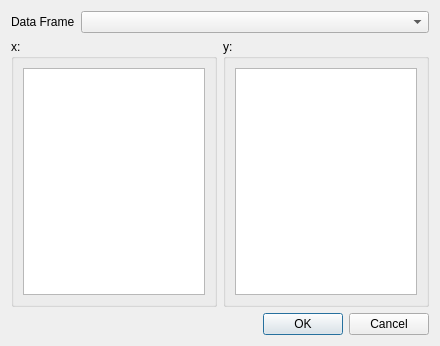
<?xml version="1.0" encoding="UTF-8"?>
<ui version="4.0">
 <class>DADialogDataframeToPointVector</class>
 <widget class="QDialog" name="DADialogDataframeToPointVector">
  <property name="geometry">
   <rect>
    <x>0</x>
    <y>0</y>
    <width>440</width>
    <height>346</height>
   </rect>
  </property>
  <property name="windowTitle">
   <string>Dialog</string>
  </property>
  <layout class="QVBoxLayout" name="verticalLayout">
   <item>
    <layout class="QHBoxLayout" name="horizontalLayout_3">
     <item>
      <widget class="QLabel" name="label">
       <property name="text">
        <string>Data Frame</string>
       </property>
      </widget>
     </item>
     <item>
      <widget class="QComboBox" name="comboBoxDataFrame">
       <property name="sizePolicy">
        <sizepolicy hsizetype="Expanding" vsizetype="Fixed">
         <horstretch>0</horstretch>
         <verstretch>0</verstretch>
        </sizepolicy>
       </property>
      </widget>
     </item>
    </layout>
   </item>
   <item>
    <layout class="QHBoxLayout" name="horizontalLayout_2">
     <item>
      <widget class="QGroupBox" name="groupBox">
       <property name="sizePolicy">
        <sizepolicy hsizetype="Preferred" vsizetype="Expanding">
         <horstretch>0</horstretch>
         <verstretch>0</verstretch>
        </sizepolicy>
       </property>
       <property name="title">
        <string>x:</string>
       </property>
       <layout class="QVBoxLayout" name="verticalLayout_2">
        <item>
         <widget class="DA::DAPyDataframeColumnsListWidget" name="listWidgetX"/>
        </item>
       </layout>
      </widget>
     </item>
     <item>
      <widget class="QGroupBox" name="groupBox_2">
       <property name="sizePolicy">
        <sizepolicy hsizetype="Preferred" vsizetype="Expanding">
         <horstretch>0</horstretch>
         <verstretch>0</verstretch>
        </sizepolicy>
       </property>
       <property name="title">
        <string>y:</string>
       </property>
       <layout class="QVBoxLayout" name="verticalLayout_3">
        <item>
         <widget class="DA::DAPyDataframeColumnsListWidget" name="listWidgetY"/>
        </item>
       </layout>
      </widget>
     </item>
    </layout>
   </item>
   <item>
    <layout class="QHBoxLayout" name="horizontalLayout">
     <item>
      <spacer name="horizontalSpacer">
       <property name="orientation">
        <enum>Qt::Horizontal</enum>
       </property>
       <property name="sizeHint" stdset="0">
        <size>
         <width>40</width>
         <height>20</height>
        </size>
       </property>
      </spacer>
     </item>
     <item>
      <widget class="QDialogButtonBox" name="buttonBox">
       <property name="standardButtons">
        <set>QDialogButtonBox::Cancel|QDialogButtonBox::Ok</set>
       </property>
      </widget>
     </item>
    </layout>
   </item>
  </layout>
 </widget>
 <customwidgets>
  <customwidget>
   <class>DA::DAPyDataframeColumnsListWidget</class>
   <extends>QListWidget</extends>
   <header>DAPyDataframeColumnsListWidget.h</header>
  </customwidget>
 </customwidgets>
 <resources/>
 <connections>
  <connection>
   <sender>buttonBox</sender>
   <signal>accepted()</signal>
   <receiver>DADialogDataframeToPointVector</receiver>
   <slot>accept()</slot>
   <hints>
    <hint type="sourcelabel">
     <x>293</x>
     <y>326</y>
    </hint>
    <hint type="destinationlabel">
     <x>127</x>
     <y>328</y>
    </hint>
   </hints>
  </connection>
  <connection>
   <sender>buttonBox</sender>
   <signal>rejected()</signal>
   <receiver>DADialogDataframeToPointVector</receiver>
   <slot>reject()</slot>
   <hints>
    <hint type="sourcelabel">
     <x>336</x>
     <y>321</y>
    </hint>
    <hint type="destinationlabel">
     <x>27</x>
     <y>324</y>
    </hint>
   </hints>
  </connection>
 </connections>
</ui>
